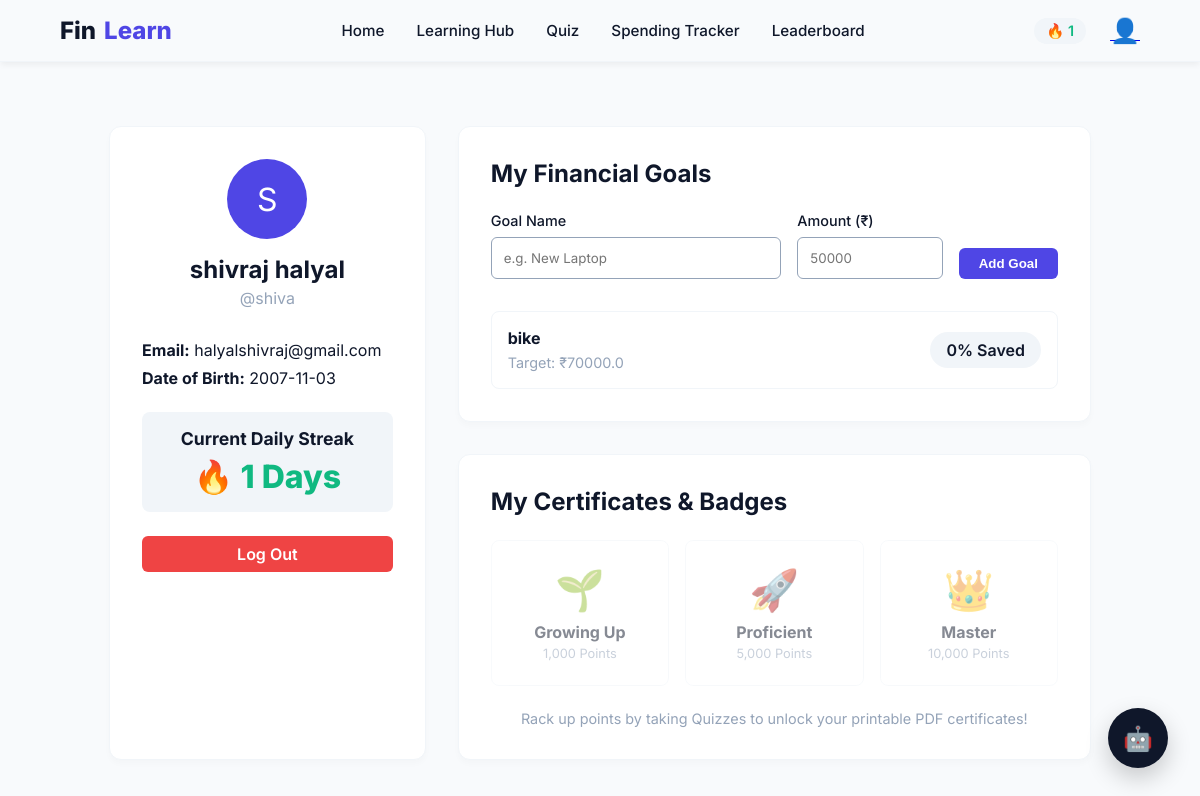
The page /profile (signed in) on the database its author committed.
### models.py (models this page shows, shortened)
class User(UserMixin, db.Model):
    id = db.Column(db.Integer, primary_key=True)
    full_name = db.Column(db.String(150), nullable=False)
    username = db.Column(db.String(50), unique=True, nullable=False)
    dob = db.Column(db.String(20), nullable=False)
    email = db.Column(db.String(150), unique=True, nullable=False)
    password_hash = db.Column(db.String(255), nullable=False)
    points = db.Column(db.Integer, default=0)
    streak = db.Column(db.Integer, default=0)
    last_login = db.Column(db.String(20), nullable=True) # YYYY-MM-DD format for easy streak logic
    certificates = db.Column(db.Text, default='[]') # JSON string of unlocked certs
    def get_certificates(self):
        try:
            return json.loads(self.certificates)
        except:
            return []

class Goal(db.Model):
    id = db.Column(db.Integer, primary_key=True)
    user_id = db.Column(db.Integer, db.ForeignKey('user.id'), nullable=False)
    name = db.Column(db.String(150), nullable=False)
    amount_required = db.Column(db.Float, nullable=False)
    created_at = db.Column(db.DateTime, default=datetime.utcnow)

### app.py (the view, shortened to what this page needs)
@app.route('/profile', methods=['GET', 'POST'])
@login_required
def profile():
    goals = Goal.query.filter_by(user_id=current_user.id).all()
    return render_template('profile.html', user=current_user, goals=goals)

### app.py (called while the page is built)
@login_manager.user_loader
def load_user(user_id):
    return User.query.get(int(user_id))

### templates/profile.html
{% extends 'base.html' %}
{% block content %}
<div style="display: grid; grid-template-columns: 1fr 2fr; gap: 2rem; margin-top: 2rem;">
    <div style="background: white; padding: 2rem; border-radius: 12px; border: 1px solid var(--gray-light); box-shadow: 0 4px 6px rgba(0,0,0,0.02);">
        <div style="text-align: center; margin-bottom: 2rem;">
            <div style="width: 80px; height: 80px; background: var(--primary); color: white; border-radius: 50%; display: flex; align-items: center; justify-content: center; font-size: 2rem; margin: 0 auto 1rem auto;">
                {{ user.full_name[0] | upper }}
            </div>
            <h2 style="margin: 0;">{{ user.full_name }}</h2>
            <p style="color: var(--gray); margin: 0.25rem 0;">@{{ user.username }}</p>
        </div>
        <div style="margin-bottom: 1.5rem;">
            <p style="margin: 0.5rem 0;"><strong>Email:</strong> {{ user.email }}</p>
            <p style="margin: 0.5rem 0;"><strong>Date of Birth:</strong> {{ user.dob }}</p>
        </div>
        <div style="background: var(--gray-light); padding: 1rem; border-radius: 8px; text-align: center; margin-bottom: 1.5rem;">
            <h3 style="margin: 0 0 0.5rem 0; font-size: 1.1rem;">Current Daily Streak</h3>
            <div style="font-size: 2rem; font-weight: 800; color: var(--accent);">
                🔥 {{ user.streak }} Days
            </div>
        </div>
        <a href="{{ url_for('logout') }}" class="btn-black" style="display: block; text-align: center; background: var(--danger);">Log Out</a>
    </div>
    <div style="display: flex; flex-direction: column; gap: 2rem;">
        <div style="background: white; padding: 2rem; border-radius: 12px; border: 1px solid var(--gray-light); box-shadow: 0 4px 6px rgba(0,0,0,0.02);">
            <h2 style="margin: 0 0 1.5rem 0;">My Financial Goals</h2>
            <form method="POST" action="{{ url_for('profile') }}" style="display: flex; gap: 1rem; align-items: flex-end; margin-bottom: 2rem;">
                <div class="form-group" style="flex: 2; margin: 0;">
                    <label>Goal Name</label>
                    <input type="text" name="goal_name" class="form-input" placeholder="e.g. New Laptop" required>
                </div>
                <div class="form-group" style="flex: 1; margin: 0;">
                    <label>Amount (₹)</label>
                    <input type="number" name="amount_required" class="form-input" placeholder="50000" required>
                </div>
                <button type="submit" class="btn-primary" style="margin: 0;">Add Goal</button>
            </form>
            <div style="display: flex; flex-direction: column; gap: 1rem;">
                {% if goals %}
                    {% for goal in goals %}
                    <div style="border: 1px solid var(--gray-light); padding: 1rem; border-radius: 8px; display: flex; justify-content: space-between; align-items: center;">
                        <div>
                            <h4 style="margin: 0 0 0.25rem 0;">{{ goal.name }}</h4>
                            <span style="color: var(--gray); font-size: 0.9rem;">Target: ₹{{ goal.amount_required }}</span>
                        </div>
                        <div style="background: var(--gray-light); padding: 0.5rem 1rem; border-radius: 999px; font-weight: 600;">
                            0% Saved
                        </div>
                    </div>
                    {% endfor %}
                {% else %}
                    <p style="color: var(--gray); text-align: center;">No goals set yet. Add one above!</p>
                {% endif %}
            </div>
        </div>
        <div style="background: white; padding: 2rem; border-radius: 12px; border: 1px solid var(--gray-light); box-shadow: 0 4px 6px rgba(0,0,0,0.02);">
            <h2 style="margin: 0 0 1.5rem 0;">My Certificates & Badges</h2>
            <div style="display: grid; grid-template-columns: repeat(3, 1fr); gap: 1rem; text-align: center;">
                <div style="padding: 1.5rem 1rem; border: 1px solid var(--gray-light); border-radius: 8px; {% if 'Growing Up' in user.get_certificates() %}background: #e0f2fe; border-color: #38bdf8;{% else %}opacity: 0.5;{% endif %}">
                    <div style="font-size: 2.5rem; margin-bottom: 0.5rem;">🌱</div>
                    <h4 style="margin: 0;">Growing Up</h4>
                    <p style="font-size: 0.8rem; color: var(--gray); margin: 0.25rem 0 0 0;">1,000 Points</p>
                </div>
                <div style="padding: 1.5rem 1rem; border: 1px solid var(--gray-light); border-radius: 8px; {% if 'Proficient' in user.get_certificates() %}background: #fef08a; border-color: #eab308;{% else %}opacity: 0.5;{% endif %}">
                    <div style="font-size: 2.5rem; margin-bottom: 0.5rem;">🚀</div>
                    <h4 style="margin: 0;">Proficient</h4>
                    <p style="font-size: 0.8rem; color: var(--gray); margin: 0.25rem 0 0 0;">5,000 Points</p>
                </div>
                <div style="padding: 1.5rem 1rem; border: 1px solid var(--gray-light); border-radius: 8px; {% if 'Master' in user.get_certificates() %}background: #fbcfe8; border-color: #ec4899;{% else %}opacity: 0.5;{% endif %}">
                    <div style="font-size: 2.5rem; margin-bottom: 0.5rem;">👑</div>
                    <h4 style="margin: 0;">Master</h4>
                    <p style="font-size: 0.8rem; color: var(--gray); margin: 0.25rem 0 0 0;">10,000 Points</p>
                </div>
            </div>
            <div style="margin-top: 1.5rem; font-size: 0.9rem; color: var(--gray); text-align: center;">
                Rack up points by taking Quizzes to unlock your printable PDF certificates!
            </div>
        </div>
    </div>
</div>
{% endblock %}

### templates/base.html (shortened to what this page needs)
<!DOCTYPE html>
<html lang="en">
<head>
    <link rel="stylesheet" href="{{ url_for('static', filename='css/styles.css') }}">
</head>
<body>
    <nav class="navbar">
        <a href="{{ url_for('index') }}" class="nav-brand">Fin<span>Learn</span></a>
        <div class="nav-links">
            <a href="{{ url_for('index') }}">Home</a>
            <a href="{{ url_for('learning_hub') }}">Learning Hub</a>
            <a href="{{ url_for('quiz') }}">Quiz</a>
            <a href="{{ url_for('spending_tracker') }}">Spending Tracker</a>
            <a href="{{ url_for('leaderboard') }}">Leaderboard</a>
        </div>
        <div class="nav-actions">
            {% if current_user.is_authenticated %}
                <div class="streak-badge" title="Daily Streak">
                    🔥 {{ current_user.streak }}
                </div>
                <a href="{{ url_for('profile') }}" class="nav-link">
                    <span style="font-size: 1.5rem;">👤</span>
                </a>
            {% else %}
                <a href="{{ url_for('login') }}" class="btn-primary" style="background: transparent; color: var(--primary); border: 1px solid var(--primary);">Login</a>
                <a href="{{ url_for('signup') }}" class="btn-primary">Sign Up</a>
            {% endif %}
        </div>
    </nav>
    <main class="container">
        {% block content %}{% endblock %}
    </main>
    <div class="ai-fab" id="chatbotToggle" onclick="toggleChatbot()">🤖</div>
</body>
</html>

### static/css/styles.css (style rules this page uses)
:root { --white: #F8FAFC; --black: #0F172A; --gray-light: #F1F5F9; --gray: #94A3B8; --primary: #4F46E5; --primary-hover: #4338CA; --accent: #10B981; --danger: #EF4444; }
body { font-family: 'Inter', system-ui, -apple-system, sans-serif; margin: 0; padding: 0; background-color: var(--white); color: var(--black); min-height: 100vh; display: flex; flex-direction: column; }
.navbar { background-color: var(--white); border-bottom: 1px solid var(--gray-light); padding: 1rem 5%; display: flex; justify-content: space-between; align-items: center; position: sticky; top: 0; z-index: 100; box-shadow: 0 4px 6px -1px rgba(0,0,0,0.05); }
.nav-brand { font-weight: 800; font-size: 1.5rem; color: var(--black); text-decoration: none; display: flex; align-items: center; gap: 0.5rem; }
.nav-brand span { color: var(--primary); }
.nav-links { display: flex; gap: 2rem; align-items: center; }
.nav-links a { text-decoration: none; color: var(--black); font-weight: 500; font-size: 0.95rem; transition: color 0.3s; }
.nav-actions { display: flex; align-items: center; gap: 1.5rem; }
.streak-badge { display: flex; align-items: center; gap: 0.25rem; background: var(--gray-light); padding: 0.25rem 0.75rem; border-radius: 9999px; font-weight: 600; font-size: 0.9rem; color: var(--accent); }
.btn-primary { background-color: var(--primary); color: white; padding: 0.5rem 1.25rem; border-radius: 6px; text-decoration: none; font-weight: 600; transition: all 0.3s; border: none; cursor: pointer; }
.btn-black { background-color: var(--black); color: white; padding: 0.5rem 1.25rem; border-radius: 6px; text-decoration: none; font-weight: 600; transition: all 0.3s; border: none; cursor: pointer; }
.container { max-width: 1200px; margin: 0 auto; padding: 2rem 5%; flex: 1; }
.form-group { margin-bottom: 1.25rem; }
.form-group label { display: block; margin-bottom: 0.5rem; font-weight: 500; font-size: 0.9rem; }
.form-input { width: 100%; padding: 0.75rem; border: 1px solid var(--gray); border-radius: 6px; box-sizing: border-box; font-family: inherit; }
.ai-fab { position: fixed; bottom: 2rem; right: 2rem; width: 60px; height: 60px; background-color: var(--black); color: white; border-radius: 50%; display: flex; align-items: center; justify-content: center; font-size: 1.5rem; box-shadow: 0 10px 25px rgba(0,0,0,0.2); cursor: pointer; z-index: 1000; transition: transform 0.3s; }

### rows shown on the page
User: streak "1", full_name "S", full_name "shivraj halyal", username "shiva", email "halyalshivraj@gmail.com", dob "2007-11-03"
Goal: name "bike", amount_required "70000.0"
